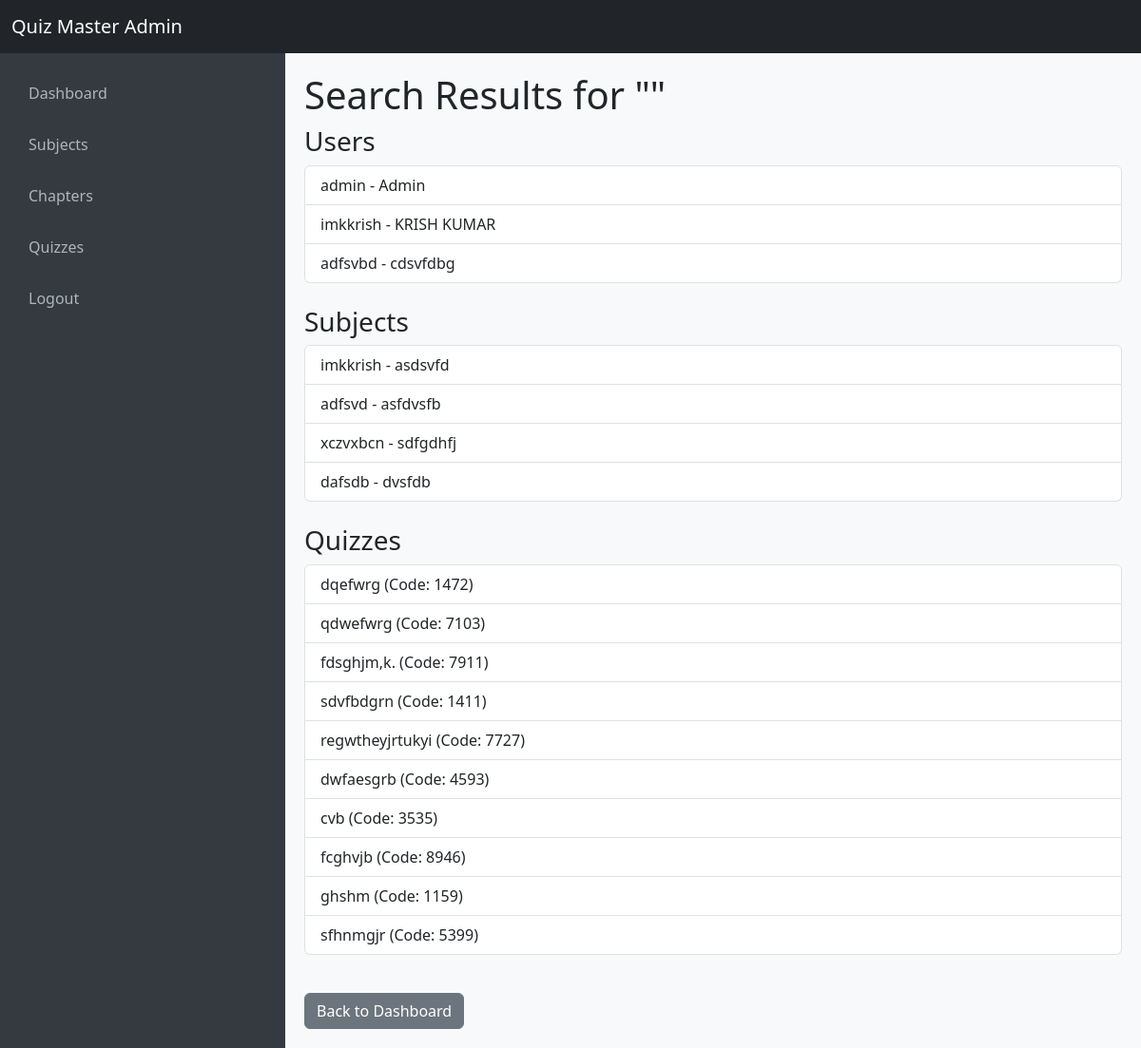
Page /search (signed in) on the committed database.
### models/user.py (models this page shows, shortened)
class User(db.Model):
    __tablename__ = 'user'
    id = db.Column(db.Integer, primary_key=True)
    username = db.Column(db.String(80), unique=True, nullable=False)
    password_hash = db.Column(db.String(255), nullable=False)
    full_name = db.Column(db.String(120), nullable=False)
    qualification = db.Column(db.String(120))
    dob = db.Column(db.String(10))  # Alternatively, use db.Date for actual date objects
    is_active = db.Column(db.Boolean, default=True)  # New column: active by default
    scores = db.relationship('Score', backref='user', lazy=True)

### models/subject.py (models this page shows)
class Subject(db.Model):
    id = db.Column(db.String(50), primary_key=True)
    name = db.Column(db.String(120), unique=True, nullable=False)
    description = db.Column(db.Text)
    chapters = db.relationship('Chapter', backref='subject', lazy=True)

### models/quiz.py (models this page shows)
class Quiz(db.Model):
    code = db.Column(db.String(4), primary_key=True)  # Unique 4-digit code
    name = db.Column(db.String(120), nullable=False)
    chapter_id = db.Column(db.Integer, db.ForeignKey('chapter.id'), nullable=False)
    date_of_quiz = db.Column(db.Date, default=date.today)
    time_duration = db.Column(db.String(5))  # Format hh:mm
    remarks = db.Column(db.Text)
    questions = db.relationship('Question', backref='quiz', lazy=True)

### controllers/admin_controller.py (the view)
@admin_bp.route('/search', methods=['GET'])
def search():
    if 'username' not in session or session.get('username') != 'admin':
        return redirect(url_for('auth.login'))
    query = request.args.get('q', '')
    users = User.query.filter(User.username.ilike(f"%{query}%")).all()
    subjects = Subject.query.filter(Subject.name.ilike(f"%{query}%")).all()
    quizzes = Quiz.query.filter(Quiz.name.ilike(f"%{query}%")).all()
    return render_template('search_results.html', query=query, users=users, subjects=subjects, quizzes=quizzes)

### templates/search_results.html (shortened to what this page needs)
<!DOCTYPE html>
<html lang="en">
<head>
  <link href="https://cdn.jsdelivr.net/npm/bootstrap@5.3.0/dist/css/bootstrap.min.css" rel="stylesheet">
</head>
<body>
  <nav class="navbar navbar-dark bg-dark">
    <div class="container-fluid">
      <a class="navbar-brand" href="#">Quiz Master Admin</a>
    </div>
  </nav>
  <div class="container-fluid">
    <div class="row">
      <div class="col-md-3 d-none d-md-block sidebar">
        <nav class="nav flex-column">
          <a href="/admin_dashboard" class="nav-link">Dashboard</a>
          <a href="/subjects" class="nav-link">Subjects</a>
          <a href="/chapters" class="nav-link">Chapters</a>
          <a href="/manage_quizzes" class="nav-link">Quizzes</a>
          <a href="/logout" class="nav-link">Logout</a>
        </nav>
      </div>
      <div class="col-md-9 content">
        <h1>Search Results for "{{ query }}"</h1>
        <h3>Users</h3>
        {% if users %}
          <ul class="list-group mb-4">
            {% for user in users %}
              <li class="list-group-item">{{ user.username }} - {{ user.full_name }}</li>
            {% endfor %}
          </ul>
        {% else %}
          <p>No users found.</p>
        {% endif %}
        <h3>Subjects</h3>
        {% if subjects %}
          <ul class="list-group mb-4">
            {% for subject in subjects %}
              <li class="list-group-item">{{ subject.name }} - {{ subject.description }}</li>
            {% endfor %}
          </ul>
        {% else %}
          <p>No subjects found.</p>
        {% endif %}
        <h3>Quizzes</h3>
        {% if quizzes %}
          <ul class="list-group mb-4">
            {% for quiz in quizzes %}
              <li class="list-group-item">{{ quiz.name }} (Code: {{ quiz.code }})</li>
            {% endfor %}
          </ul>
        {% else %}
          <p>No quizzes found.</p>
        {% endif %}
        <a href="/admin_dashboard" class="btn btn-secondary mt-3">Back to Dashboard</a>
      </div>
    </div>
  </div>
</body>
</html>

### templates/search_results.html (style rules this page uses)
body { background-color: #f8f9fa; }
.sidebar { background-color: #343a40; min-height: 100vh; padding: 20px; }
.sidebar a { color: #adb5bd; text-decoration: none; display: block; padding: 10px; margin-bottom: 10px; border-radius: 5px; }
.content { padding: 20px; }

### rows in the picture
User: username "admin", full_name "Admin"
User: username "imkkrish", full_name "KRISH KUMAR"
User: username "adfsvbd", full_name "cdsvfdbg"
Subject: name "imkkrish", description "asdsvfd"
Subject: name "adfsvd", description "asfdvsfb"
Subject: name "xczvxbcn", description "sdfgdhfj"
Subject: name "dafsdb", description "dvsfdb"
Quiz: name "dqefwrg", code "1472"
Quiz: name "qdwefwrg", code "7103"
Quiz: name "fdsghjm,k.", code "7911"
Quiz: name "sdvfbdgrn", code "1411"
Quiz: name "regwtheyjrtukyi", code "7727"
Quiz: name "dwfaesgrb", code "4593"
Quiz: name "cvb", code "3535"
Quiz: name "fcghvjb", code "8946"
Quiz: name "ghshm", code "1159"
Quiz: name "sfhnmgjr", code "5399"
